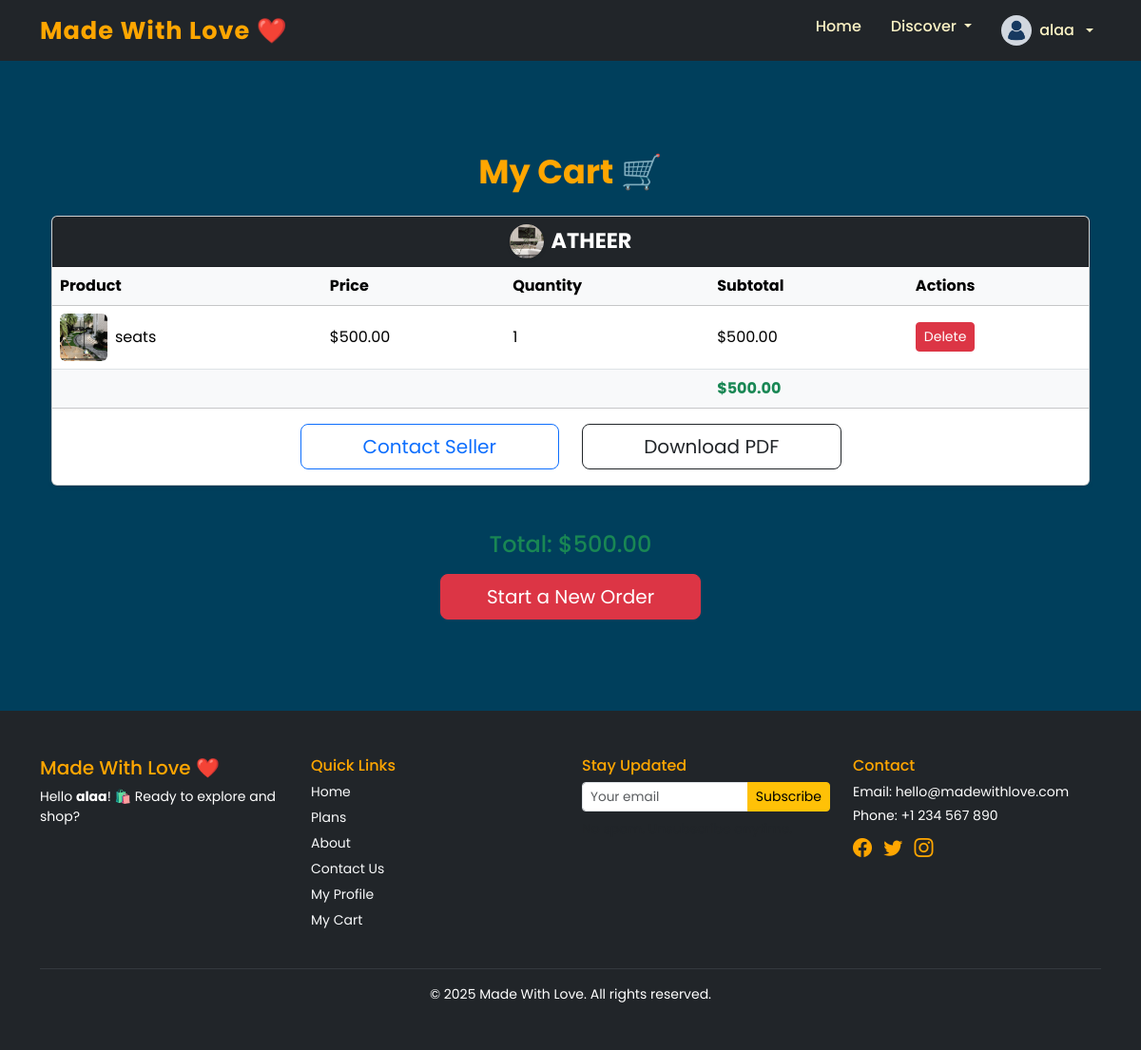
/cart/ (signed in), run on the app's committed database.
### madewithlove_app/models.py (models this page shows, shortened)
class User(AbstractBaseUser, PermissionsMixin):
    ROLE_CHOICES = [
        ('admin', 'Admin'),
        ('merchant', 'Merchant'),
        ('customer', 'Customer'),
    ]
    username = models.CharField(max_length=150, unique=True)
    email = models.EmailField(unique=True)
    password = models.CharField(max_length=255)
    role = models.CharField(max_length=20, choices=ROLE_CHOICES)
    full_name = models.CharField(max_length=255)
    phone_number = models.CharField(
        max_length=20,
        blank=True,
        null=True,
        validators=[RegexValidator(regex=r'^\+?\d{7,15}$', message="Enter a valid phone number.")]
    )
    last_login = models.DateTimeField(blank=True, null=True)
    date_joined = models.DateTimeField(auto_now_add=True)
    is_active = models.BooleanField(default=True)
    is_staff = models.BooleanField(default=False)
    is_superuser = models.BooleanField(default=False)
    USERNAME_FIELD = 'username'
    REQUIRED_FIELDS = ['email', 'full_name']
    objects = CustomUserManager()

class Store(models.Model):
    name = models.CharField(max_length=255)
    description = models.TextField()
    category = models.ForeignKey(Category, on_delete=models.SET_NULL, null=True, blank=True)
    slug = models.SlugField(unique=True, null=True)
    is_store_active = models.BooleanField(default=True)
    store_logo = models.ImageField(upload_to='store_logos/', blank=True, null=True)
    created_at = models.DateTimeField(auto_now_add=True)
    updated_at = models.DateTimeField(auto_now=True)

class CartItem(models.Model):
    customer = models.ForeignKey(CustomerProfile, on_delete=models.CASCADE, related_name='cart_items')
    product = models.ForeignKey(Product, on_delete=models.CASCADE)
    quantity = models.PositiveIntegerField(default=1, validators=[MinValueValidator(1)])
    added_at = models.DateTimeField(auto_now_add=True)
    class Meta:
        unique_together = ('customer', 'product')

class Product(models.Model):
    store = models.ForeignKey(Store, on_delete=models.CASCADE, related_name='product', null=True)
    name = models.CharField(max_length=100)
    category = models.ForeignKey(Category, on_delete=models.SET_NULL, null=True)
    description = models.TextField()
    price = models.DecimalField(max_digits=10, decimal_places=2, validators=[MinValueValidator(0)])
    stock = models.PositiveIntegerField(default=0, validators=[MinValueValidator(0)])
    is_active = models.BooleanField(default=True)
    created_at = models.DateTimeField(auto_now_add=True)

class ProductImage(models.Model):
    product = models.ForeignKey(Product, on_delete=models.CASCADE, related_name='images')
    image = models.ImageField(upload_to='product_images/')

### madewithlove_app/views.py (the view)
# urls.py: path('cart/', views.view_cart, name='view_cart'),
@login_required
def view_cart(request):
    customer = get_object_or_404(CustomerProfile, user=request.user)
    cart_items = customer.cart_items.select_related('product__store').prefetch_related('product__images')
    grouped_cart = defaultdict(lambda: {'items': [], 'total': 0})
    grand_total = 0
    for item in cart_items:
        if item.product and item.product.store:
            item.subtotal = item.quantity * item.product.price
            store = item.product.store
            grouped_cart[store]['items'].append(item)
            grouped_cart[store]['total'] += item.subtotal
            grand_total += item.subtotal
    return render(request, 'cart/view_cart.html', {
        'grouped_cart': dict(grouped_cart),
        'total': grand_total,
    })

### madewithlove_app/templates/cart/view_cart.html (shortened to what this page needs)
{% extends 'base.html' %}
{% block content %}
<div class="container my-5">
  <h2 class="text-warning mb-4 text-center fw-bold" style="font-size: 2.2rem;">My Cart 🛒</h2>
  {% if grouped_cart %}
    {% for store, store_data in grouped_cart.items %}
      {% with items=store_data.items store_total=store_data.total %}
      <div class="card mb-5 shadow-sm">
        <div class="card-header bg-dark text-white text-center">
          <h4 class="w-100 text-uppercase fw-bold d-flex justify-content-center align-items-center gap-2 mb-0" style="font-size: 1.4rem;">
            {% if store.store_logo %}
              <img src="{{ store.store_logo.url }}" alt="Logo" width="36" height="36" class="rounded-circle shadow-sm" style="object-fit: cover;">
            {% endif %}
            {{ store.name }}
          </h4>
        </div>
        <div class="card-body p-0">
          <table class="table mb-0 align-middle">
            <thead class="table-light">
              <tr>
                <th>Product</th>
                <th>Price</th>
                <th>Quantity</th>
                <th>Subtotal</th>
                <th>Actions</th>
              </tr>
            </thead>
            <tbody>
              {% for item in items %}
              <tr>
                <td class="d-flex align-items-center gap-2">
                  {% if item.product.images.all %}
                    <img src="{{ item.product.images.first.image.url }}" alt="Product Image" width="50" height="50" class="rounded" style="object-fit: cover;">
                  {% else %}
                    <img src="/static/images/default-product.png" alt="Product Image" width="50" height="50" class="rounded">
                  {% endif %}
                  {{ item.product.name }}
                </td>
                <td>${{ item.product.price }}</td>
                <td>{{ item.quantity }}</td>
                <td>${{ item.subtotal|floatformat:2 }}</td>
                <td>
                  <button class="btn btn-sm btn-danger" data-bs-toggle="modal" data-bs-target="#deleteItemModal{{ item.id }}">
                    Delete
                  </button>
                </td>
              </tr>
              {% endfor %}
            </tbody>
            <tfoot class="table-light">
              <tr>
                <td colspan="3" class="text-end fw-bold"></td>
                <td colspan="2" class="fw-bold text-success">${{ store_total|floatformat:2 }}</td>
              </tr>
            </tfoot>
          </table>
        </div>
        <div class="d-flex justify-content-center align-items-center gap-4 py-3">
          <button class="btn btn-outline-primary btn-lg w-25" data-bs-toggle="modal" data-bs-target="#contactModal{{ store.id }}">
            Contact Seller
          </button>
          <a href="{% url 'download_cart_pdf' store.id %}" class="btn btn-lg btn-outline-dark w-25">
            Download PDF
          </a>
        </div>
      </div>
      {% endwith %}
    {% endfor %}
    <div class="text-center mt-4">
      <h4 class="text-success mb-3">Total: ${{ total|floatformat:2 }}</h4>
      <button class="btn btn-danger btn-lg px-5" data-bs-toggle="modal" data-bs-target="#confirmNewOrderModal">
        Start a New Order
      </button>
    </div>
  {% else %}
    <div class="text-center">
      <p class="lead">Your cart is empty.</p>
      <a href="{% url 'explore' %}" class="btn btn-warning btn-lg mt-2">Start Shopping</a>
    </div>
  {% endif %}
</div>
{% endblock %}

### madewithlove_app/templates/base.html (shortened to what this page needs)
<!DOCTYPE html>
<html lang="en">
<head>
  {% load static %}
  <link href="https://cdn.jsdelivr.net/npm/bootstrap@5.3.3/dist/css/bootstrap.min.css" rel="stylesheet" />
  <link href="https://cdn.jsdelivr.net/npm/bootstrap-icons@1.10.5/font/bootstrap-icons.css" rel="stylesheet" />
  <link rel="stylesheet" href="{% static 'css/style.css' %}" />
</head>
<body>
  <nav class="navbar navbar-expand-lg bg-dark navbar-dark py-2">
    <div class="container">
      <a class="navbar-brand fw-bold" href="{% url 'home' %}">Made With Love ❤️</a>
      <div class="collapse navbar-collapse justify-content-end" id="navbarNav">
        <ul class="navbar-nav">
          <li class="nav-item"><a class="nav-link" href="{% url 'home' %}">Home</a></li>
          <li class="nav-item dropdown">
            <a class="nav-link dropdown-toggle" href="#" role="button" data-bs-toggle="dropdown" aria-expanded="false">
              Discover
            </a>
          </li>
          {% if request.session.user_id %}
            <li class="nav-item dropdown">
              <a class="nav-link dropdown-toggle d-flex align-items-center gap-2" href="#" id="navbarUser" role="button" data-bs-toggle="dropdown" aria-expanded="false">
                <img src="{{ request.session.profile_picture_url|default:'/static/images/default-profile.png' }}"
                    alt="Profile" width="32" height="32" class="rounded-circle" style="object-fit: cover;">
                {{ request.session.username|default:"User" }}
              </a>
            </li>
          {% else %}
            <li class="nav-item"><a class="nav-link" href="{% url 'login' %}">Login</a></li>
            <li class="nav-item"><a class="nav-link" href="{% url 'register' %}">Register</a></li>
          {% endif %}
        </ul>
      </div>
    </div>
  </nav>
  <main class="container py-5">
    {% block content %}{% endblock %}
  </main>
  <footer class="footer mt-auto py-5 text-light bg-dark">
    <div class="container">
      <div class="row gy-4">
        <div class="col-md-3">
          <h5 class="text-warning">Made With Love ❤️</h5>
          <p class="small">
            {% if request.session.user_id %}
              {% if request.session.role == 'merchant' %}
                Welcome back <strong>{{ request.session.username }}</strong>! 🚀 Manage your store and add amazing products.
              {% elif request.session.role == 'customer' %}
                Hello <strong>{{ request.session.username }}</strong>! 🛍️ Ready to explore and shop?
              {% elif request.session.role == 'admin' %}
                Greetings Admin <strong>{{ request.session.username }}</strong>! 🛠️ Access your control panel.
              {% endif %}
            {% else %}
              A platform to launch stunning online stores with zero coding.
            {% endif %}
          </p>
        </div>
        <div class="col-md-3">
          <h6 class="text-warning">Quick Links</h6>
          <ul class="list-unstyled small">
            <li><a href="{% url 'home' %}" class="footer-link text-light">Home</a></li>
            <li><a href="{% url 'plans' %}" class="footer-link text-light">Plans</a></li>
            <li><a href="{% url 'about' %}" class="footer-link text-light">About</a></li>
            <li><a href="{% url 'contact' %}" class="footer-link text-light">Contact Us</a></li>
            {% if request.session.user_id %}
              {% if request.session.role == 'merchant' %}
                <li><a href="{% url 'merchant_profile' %}" class="footer-link text-light">My Profile</a></li>
              {% elif request.session.role == 'customer' %}
                <li><a href="{% url 'create_customer_profile' %}" class="footer-link text-light">My Profile</a></li>
                <li><a href="{% url 'view_cart' %}" class="footer-link text-light">My Cart</a></li>
              {% endif %}
            {% endif %}
          </ul>
        </div>
        <div class="col-md-3">
          <h6 class="text-warning">Stay Updated</h6>
          <form class="newsletter-form">
            <div class="input-group">
              <input type="email" class="form-control form-control-sm" placeholder="Your email" required>
              <button class="btn btn-warning btn-sm" type="submit">Subscribe</button>
            </div>
            <small class="text-muted d-block mt-2">No spam. Unsubscribe anytime.</small>
          </form>
        </div>
        <div class="col-md-3">
          <h6 class="text-warning">Contact</h6>
          <p class="small mb-1">Email: hello@madewithlove.com</p>
          <p class="small mb-2">Phone: +1 234 567 890</p>
          <a href="#" class="text-warning me-2"><i class="bi bi-facebook fs-5"></i></a>
          <a href="#" class="text-warning me-2"><i class="bi bi-twitter fs-5"></i></a>
          <a href="#" class="text-warning"><i class="bi bi-instagram fs-5"></i></a>
        </div>
      </div>
      <hr class="text-secondary mt-4" />
      <div class="text-center small text-white">
        &copy; 2025 Made With Love. All rights reserved.
      </div>
    </div>
  </footer>
</body>
</html>

### madewithlove_app/static/css/style.css (style rules this page uses)
body { font-family: 'Poppins', sans-serif; background-color: #003f5c; color: #fbf2c4; }
h1, h2, h5 { color: #ffa600; }
.navbar { background-color: #003f5c; padding: 1rem 0; }
.navbar-brand { color: #ffa600 !important; font-weight: 600; font-size: 1.6rem; letter-spacing: 1px; }
.nav-link { color: #fbf2c4 !important; font-weight: 500; margin-left: 15px; transition: color 0.3s ease; }
footer { background-color: #003f5c; color: #fbf2c4; }
.text-warning { color: #ffa600 !important; }
.footer-link { color: #fbf2c4; text-decoration: none; display: block; margin-bottom: 6px; transition: color 0.3s ease; }
.newsletter-form input::placeholder { font-size: 0.85rem; }
footer.footer { background-color: rgba(17, 25, 28, 0.5); }
.footer .small { color: #ffffff !important; }

### data on the page
User: session.username "alaa"
Store: store_logo (picture), name "ATHEER", total "500.00"
CartItem: product.images.first.image (picture), product.name "seats", product.price "500.00", quantity "1", subtotal "500.00"

### other printed values
{{ total|floatformat:2 }} "500.00"
